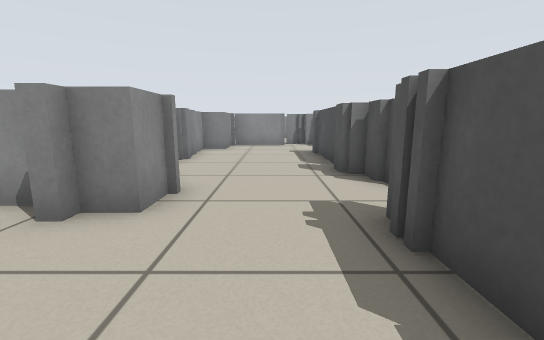
[1] (above)

24 first-person views from a walk through a world built for the Player/Stage simulator. The camera is 0.59 m above the floor, tilts 10° down and sees 90° across. The lines on the ground mark 1 m squares. The floor is counted in squares, 0.5 m on a side. Each view is taken from the middle of a square. On the plan, view 1 faces up. The plan holds only what a view shows up to about 12 squares ahead; the rest is blank. The place goes on beyond the plan. The robots in the file are not drawn.

[2]
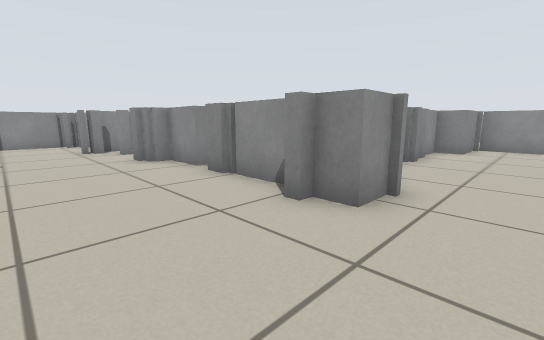

[3]
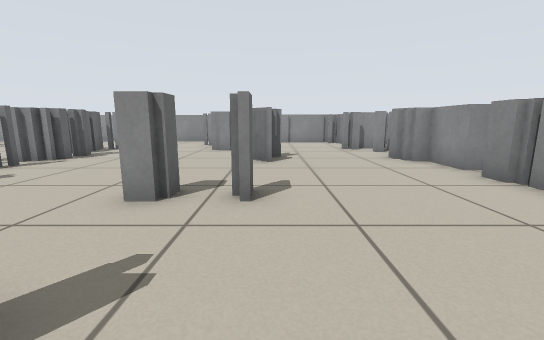

[4]
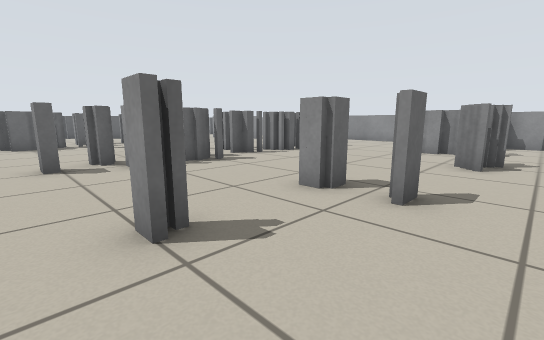

[5]
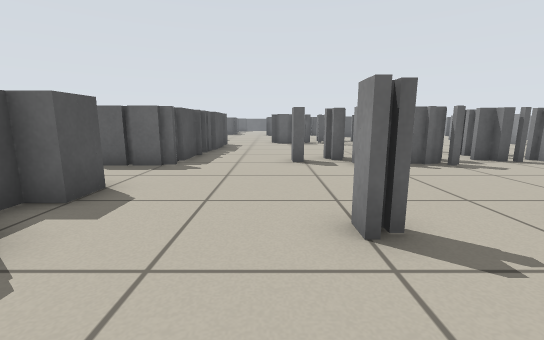

[6]
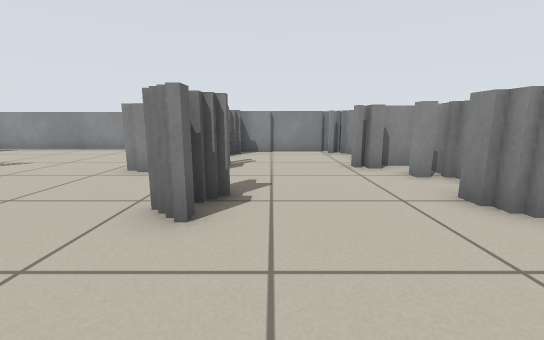

[7]
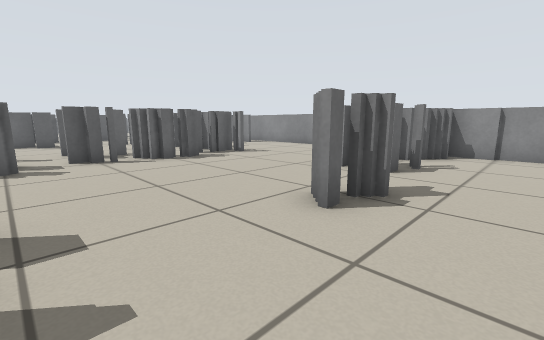

[8]
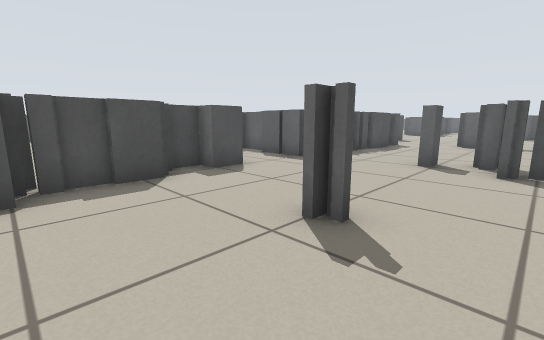

[9]
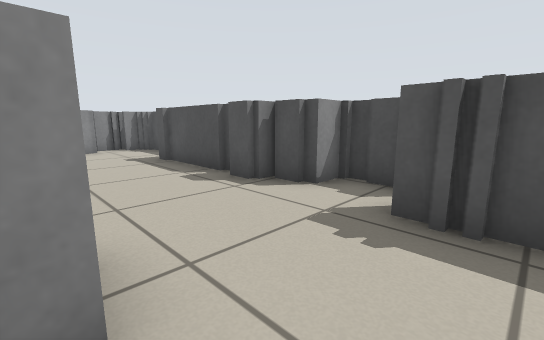

[10]
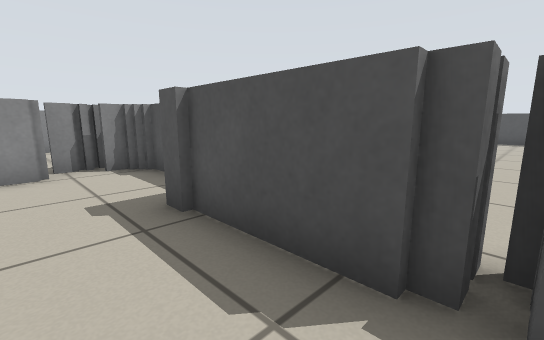

[11]
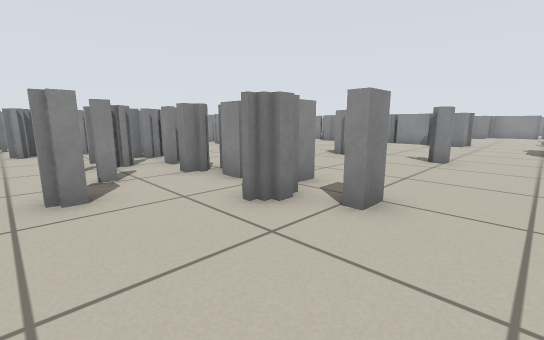

[12]
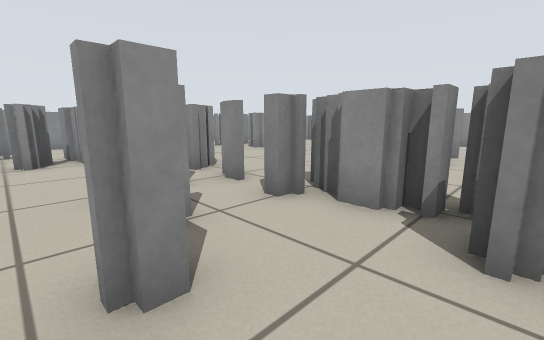

[13]
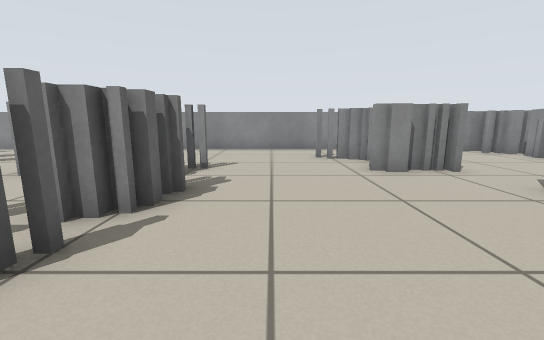

[14]
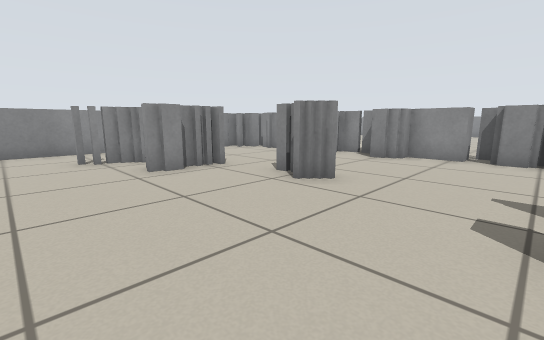

[15]
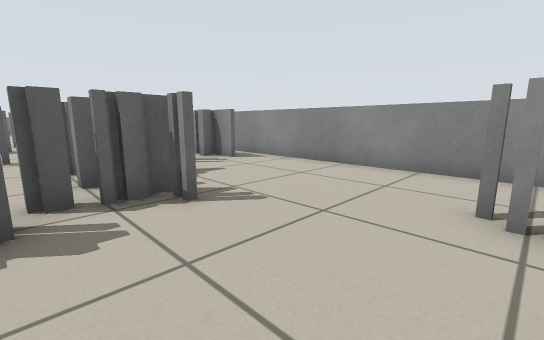

[16]
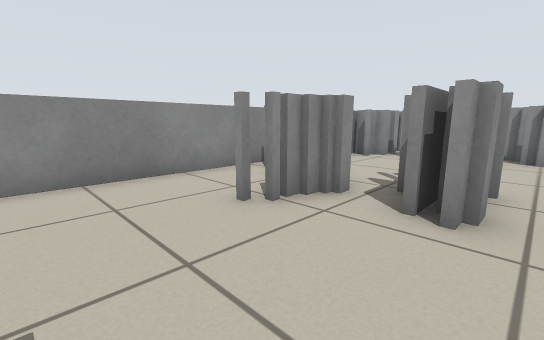

[17]
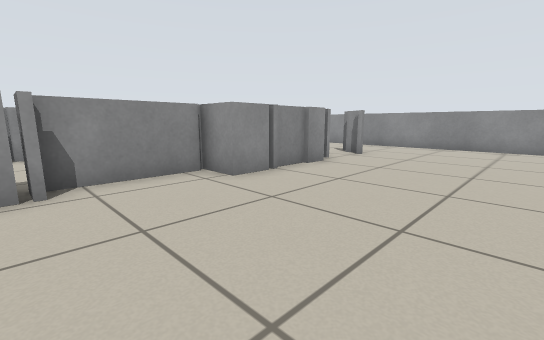

[18]
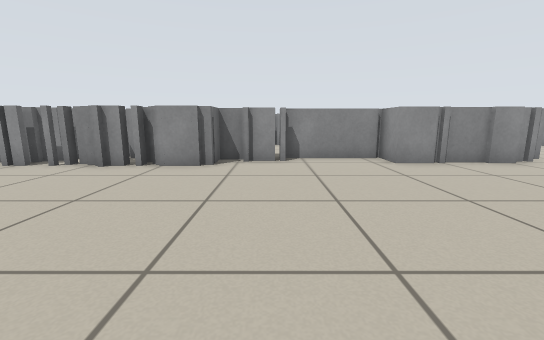

[19]
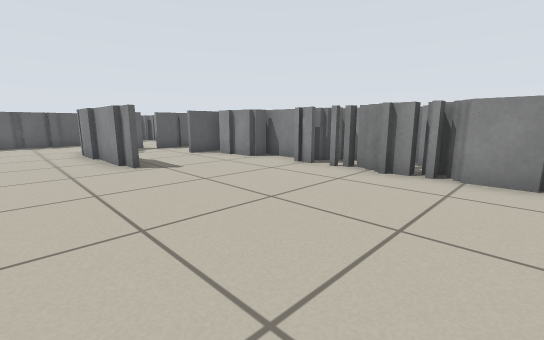

[20]
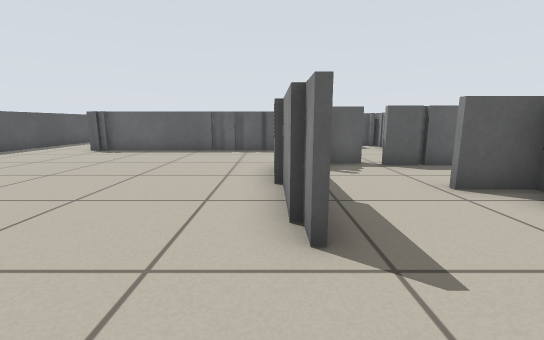

[21]
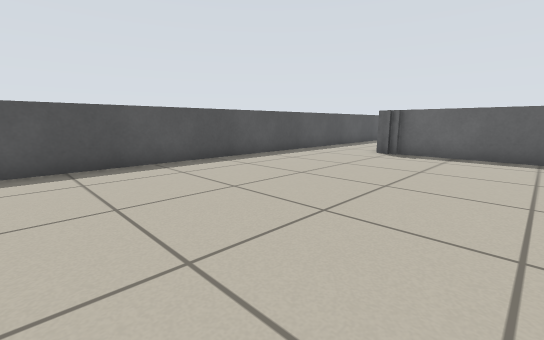

[22]
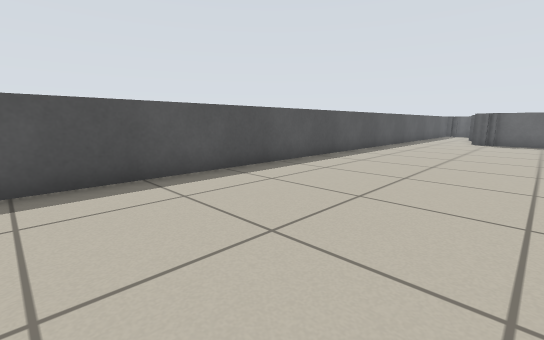

[23]
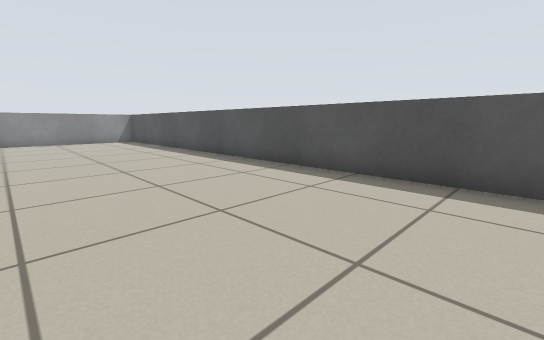

[24]
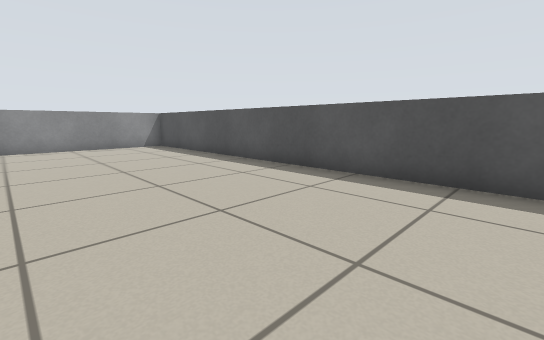

### Floor plan
Key: @ floor where view 1 was taken; # wall or solid block; x gap in a wall; . floor; T thing the floor can be seen under or through.
Columns run from 17 left of view 1 to 19 right of it. Each row starts with its distance up from view 1.
 21                      #####    #####
 20                      .....    .....
 19                     ......    ......#
 18                     ......    ......#
 17                   .##.....    ......#
 16                   .##.....    ......#
 15                   ###.....    ......#
 14                ######.....    ......#
 13                #....#.....    ......#
 12               ##....#.....    ......#
 11               #....##.....    ......#
 10               #....#.......   ......#
  9               #....#........  ......#
  8               #....#................#
  7              ##....##........ ......#
  6                ....##.......  ......#
  5   #       ##   #...###......  ......#
  4   #  ###########....##......  ......#
  3  ######.##....# ..####......  ......#
  2  #................####......  ......#
  1  #................ ###......  ......#
  0  #...............@.###......  ......#
 -1 ###.##..#....#......#...............#
 -2 ######..............##..............#
 -3 #. ###.......#..#...##..##..........#
 -4 #..#................##.. #..........#
 -5 #...................##...#..........#
 -6 #........................#..........#
 -7 #...................###.##..........#
 -8 #....##TT##x#####...#####...........#
 -9 #....##TTT#....##...#..  ...........#
-10 #... ##..##.........#.   ...........#
-11 # .####...#..#......#.   ########...#
-12 ####..x......x.....##    #      ##..#

Positions as (right, up) in squares from view 1, and headings:
1: (0, 0), facing up
2: (0, 0), facing up-left
3: (0, -1), facing left
4: (0, 0), facing down-left
5: (0, 0), facing down
6: (-5, 0), facing left
7: (-5, 1), facing down-left
8: (-3, 0), facing down-right
9: (-2, 2), facing up-right
10: (0, 7), facing up-right
11: (1, -12), facing up-left
12: (-2, -12), facing up-left
13: (-5, -6), facing left
14: (-5, -6), facing up-left
15: (-10, -4), facing down-left
16: (-11, -7), facing up-left
17: (8, 7), facing up-left
18: (11, 7), facing left
19: (10, 5), facing down-left
20: (8, 0), facing down
21: (11, -1), facing down-right
22: (13, 6), facing down-right
23: (13, 3), facing up-right
24: (13, 7), facing up-right
